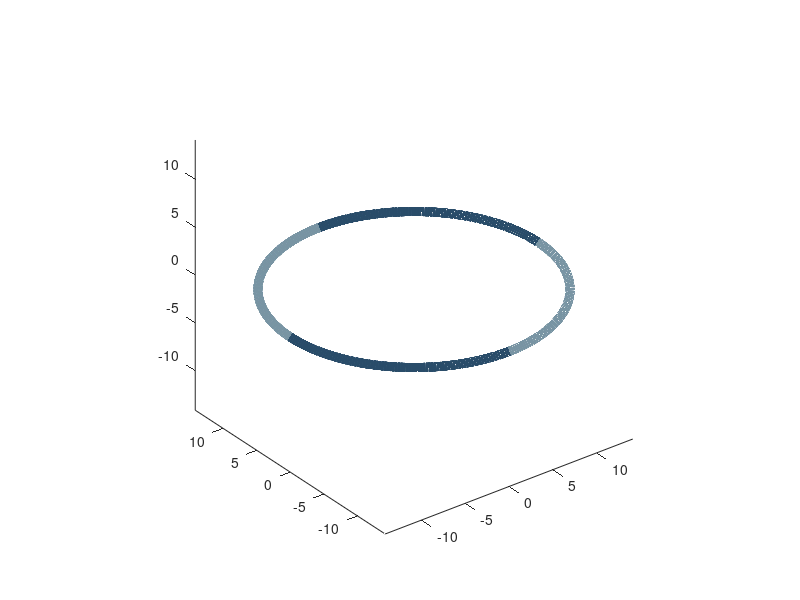

The MATLAB script that drew this image: (Note: this script raises an error after producing the figure.)
% 参数
D = 87*0.34*3/pi; %直径 87*0.34*3/2/pi  约14.12*2
d = 6.32; %线径,得下面手动修改
dtheta = 90; %每一段对应的角度（此处修改为60）
turning = 60; %每一段的旋转角度
N = 50; %段数
% Color = {[1,0.76,0.5],[0.34,0.63,0.98]}   %nature 橙蓝
 Color = {[0.47, 0.58, 0.64],[0.16, 0.30, 0.41]}      %蓝   
% Color = {[0.70, 0.80, 0.59],[0.42, 0.49, 0.33]}      %绿   
%Color = {[0.86, 0.85, 0.87],[0.53, 0.52, 0.54]}      %灰   

% 变量初始化
a0 = [0, 0, 0];
ax0 = plot3(a0(1), a0(2), a0(3));
axis equal
hold on;

theta = zeros(N, dtheta); %角度变量
x = zeros(N, dtheta); %x坐标
y = zeros(N, dtheta); %y坐标
z = zeros(N, dtheta); %z坐标
a = zeros(N, 3); %旋转轴方向
axHandle = cell(1, N); %旋转轴的指针
lnHandle = cell(1, N); %线段的指针

% 先把每一段线段画出来，不旋转
for i = 1:N
    theta(i, :) = linspace((i-1)*dtheta/180*pi, i*dtheta/180*pi, dtheta);
    x(i, :) = D/2*cos(theta(i, :));
    y(i, :) = D/2*sin(theta(i, :));
    a(i, :) = [cos(i*dtheta/180*pi+pi/2), sin(i*dtheta/180*pi+pi/2), 0];
    lnHandle{i} = plot3(x(i, :), y(i, :), z(i, :), '-','Color',Color{mod(i,2)+1},'linewidth',6.32);
    axHandle{i} = plot3(a(i, 1), a(i, 2), a(i, 3), 'Marker', 'none','linewidth',6.32);
end

% 依次旋转每一段线段，第一段转一次，第二段转两次，依此类推
for j = 2:N
    rotationAxis = [axHandle{j-1}.XData-ax0.XData, axHandle{j-1}.YData-ax0.YData, axHandle{j-1}.ZData-ax0.ZData];
    rotationPoint = [lnHandle{j-1}.XData(end), lnHandle{j-1}.YData(end), lnHandle{j-1}.ZData(end)];
    rotate(ax0, rotationAxis, turning, rotationPoint);
    for k = j:N
        rotate([lnHandle{k}, axHandle{k}], rotationAxis, turning, rotationPoint);
    end
end

% 保存旋转后的线段坐标
for k = 1:N
    x(k, :) = lnHandle{k}.XData;
    y(k, :) = lnHandle{k}.YData;
    z(k, :) = lnHandle{k}.ZData;
end
thetaData = reshape(theta', 1, []);
xData = reshape(x', 1, []);
yData = reshape(y', 1, []);
zData = reshape(z', 1, []);

% 将线段转为垂直于x-y平面
for k = 1:N
    rotate(lnHandle{k}, cross([0 0 1], [-3.597 3.597 6.229]), -acos(dot([0 0 1], [-3.597 3.597 6.229])/(norm([-3.597 3.597 6.229])))/pi*180, [0 0 0]);
end

% %将线段平移
for k=1:N
    lnHandle{k}.XData = lnHandle{k}.XData-2.831;
    lnHandle{k}.YData = lnHandle{k}.YData-2.827;
    lnHandle{k}.ZData = lnHandle{k}.ZData+6.321;
end